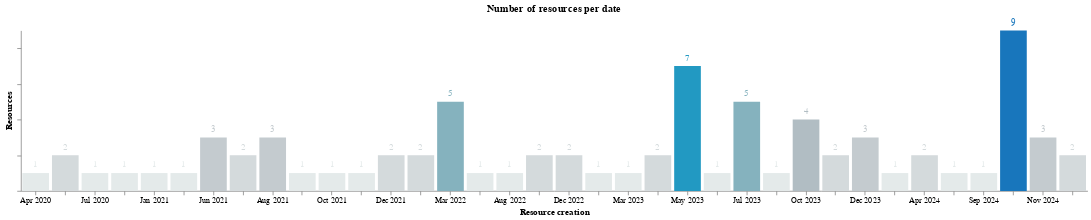

Notebook code for this chart:
### Markdown cell above
## Resources Summary

### Code cell
resources_per_creation_date = data_scan_resources_ready_df[['_creationYYMM','id']].drop_duplicates().groupby(by=['_creationYYMM']).count().reset_index().rename(columns={"id": "count"})

c = (alt.Chart(resources_per_creation_date)
    .encode(alt.X('_creationYYMM:O', axis=alt.Axis(labels=True, labelAngle=0)).timeUnit("yearmonth").title('Resource creation'), alt.Y('count', axis=alt.Axis(labels=False)).title('Resources'), alt.Color('count', legend=None).scale(scheme="lightgreyteal", reverse=False), alt.Text('count'), tooltip=["_creationYYMM:T", "count"])
    .properties(title='Number of resources per date', width=1330, height=200)
)

(c.mark_bar() + c.mark_text(align='center', dy=-10)).configure_axis(grid=False).configure_view(strokeWidth=0)

### Figure 1 — Vega-Lite specification as saved in the notebook (floating-point values rounded to 4 significant figures)
{"config": {"view": {"continuousWidth": 300, "continuousHeight": 300, "strokeWidth": 0}, "axis": {"grid": false}}, "layer": [{"mark": {"type": "bar"}, "encoding": {"color": {"field": "count", "legend": null, "scale": {"scheme": "lightgreyteal", "reverse": false}, "type": "quantitative"}, "text": {"field": "count", "type": "quantitative"}, "tooltip": [{"field": "_creationYYMM", "type": "temporal"}, {"field": "count", "type": "quantitative"}], "x": {"axis": {"labelAngle": 0, "labels": true}, "field": "_creationYYMM", "timeUnit": "yearmonth", "title": "Resource creation", "type": "ordinal"}, "y": {"axis": {"labels": false}, "field": "count", "title": "Resources", "type": "quantitative"}}, "title": "Number of resources per date"}, {"mark": {"type": "text", "align": "center", "dy": -10}, "encoding": {"color": {"field": "count", "legend": null, "scale": {"scheme": "lightgreyteal", "reverse": false}, "type": "quantitative"}, "text": {"field": "count", "type": "quantitative"}, "tooltip": [{"field": "_creationYYMM", "type": "temporal"}, {"field": "count", "type": "quantitative"}], "x": {"axis": {"labelAngle": 0, "labels": true}, "field": "_creationYYMM", "timeUnit": "yearmonth", "title": "Resource creation", "type": "ordinal"}, "y": {"axis": {"labels": false}, "field": "count", "title": "Resources", "type": "quantitative"}}, "title": "Number of resources per date"}], "data": {"name": "data-0698b6893dbcc4a8ca477b28d30d0f00"}, "height": 200, "width": 1330, "$schema": "https://vega.github.io/schema/vega-lite/v5.20.1.json", "datasets": {"data-0698b6893dbcc4a8ca477b28d30d0f00": [{"_creationYYMM": "2020-04", "count": 1}, {"_creationYYMM": "2020-06", "count": 2}, {"_creationYYMM": "2020-07", "count": 1}, {"_creationYYMM": "2020-08", "count": 1}, {"_creationYYMM": "2021-01", "count": 1}, {"_creationYYMM": "2021-03", "count": 1}, {"_creationYYMM": "2021-06", "count": 3}, {"_creationYYMM": "2021-07", "count": 2}, {"_creationYYMM": "2021-08", "count": 3}, {"_creationYYMM": "2021-09", "count": 1}, {"_creationYYMM": "2021-10", "count": 1}, {"_creationYYMM": "2021-11", "count": 1}, {"_creationYYMM": "2021-12", "count": 2}, {"_creationYYMM": "2022-01", "count": 2}, {"_creationYYMM": "2022-03", "count": 5}, {"_creationYYMM": "2022-04", "count": 1}, {"_creationYYMM": "2022-08", "count": 1}, {"_creationYYMM": "2022-11", "count": 2}, {"_creationYYMM": "2022-12", "count": 2}, {"_creationYYMM": "2023-01", "count": 1}, {"_creationYYMM": "2023-03", "count": 1}, {"_creationYYMM": "2023-04", "count": 2}, {"_creationYYMM": "2023-05", "count": 7}, {"_creationYYMM": "2023-06", "count": 1}, {"_creationYYMM": "2023-07", "count": 5}, {"_creationYYMM": "2023-09", "count": 1}, {"_creationYYMM": "2023-10", "count": 4}, {"_creationYYMM": "2023-11", "count": 2}, {"_creationYYMM": "2023-12", "count": 3}, {"_creationYYMM": "2024-02", "count": 1}, {"_creationYYMM": "2024-04", "count": 2}, {"_creationYYMM": "2024-06", "count": 1}, {"_creationYYMM": "2024-09", "count": 1}, {"_creationYYMM": "2024-10", "count": 9}, {"_creationYYMM": "2024-11", "count": 3}, {"_creationYYMM": "2024-12", "count": 2}]}}
